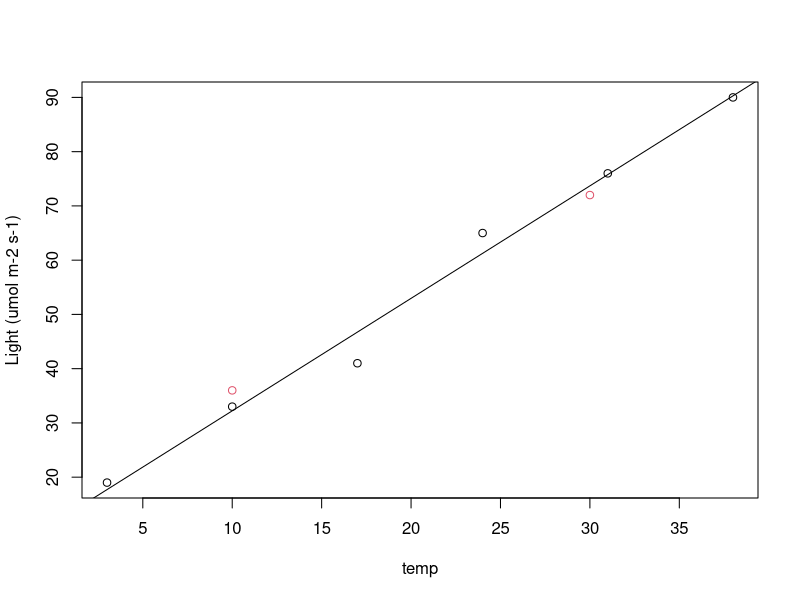

Reproduce this figure in R.
temp<-c(3,10,17, 24, 31, 38)
light<-c(19, 33, 41, 65, 76, 90)
plot(light~temp, ylab="Light (umol m-2 s-1)")
inc4temp<-c(10, 30)
inc4light<-c(36, 72)
points(inc4light~inc4temp, col=2)
abline(lm(light~temp))
